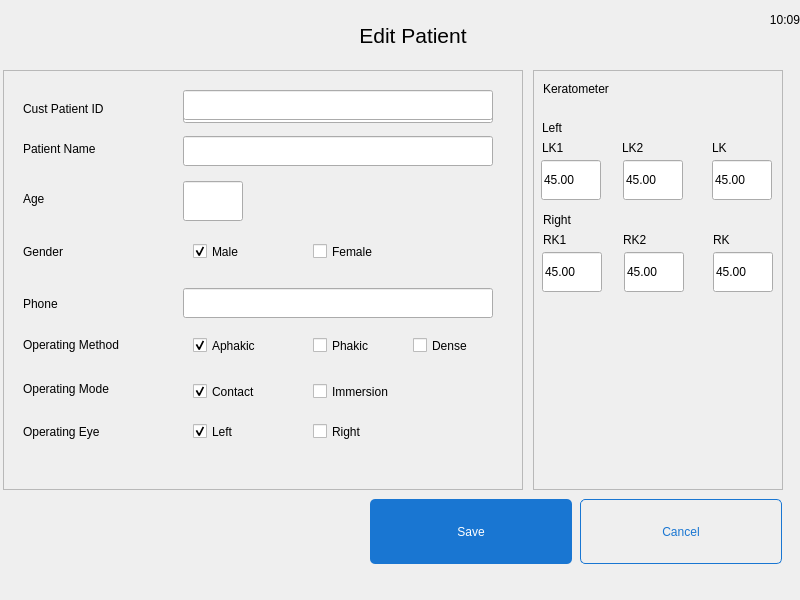
<?xml version="1.0" encoding="UTF-8"?>
<ui version="4.0">
 <class>EditPatientDialog</class>
 <widget class="QDialog" name="EditPatientDialog">
  <property name="geometry">
   <rect>
    <x>0</x>
    <y>0</y>
    <width>800</width>
    <height>600</height>
   </rect>
  </property>
  <property name="windowTitle">
   <string>Dialog</string>
  </property>
  <property name="styleSheet">
   <string notr="true">background-image: url(:/images/5.png);</string>
  </property>
  <widget class="QPushButton" name="btn_cancel">
   <property name="geometry">
    <rect>
     <x>580</x>
     <y>499</y>
     <width>202</width>
     <height>65</height>
    </rect>
   </property>
   <property name="styleSheet">
    <string notr="true">background-image:url(empty.png);
color: #1976D2;
border: 1px solid #1976D2;border-radius:5px;</string>
   </property>
   <property name="text">
    <string>Cancel</string>
   </property>
   <property name="flat">
    <bool>true</bool>
   </property>
  </widget>
  <widget class="QFrame" name="frame">
   <property name="geometry">
    <rect>
     <x>3</x>
     <y>70</y>
     <width>520</width>
     <height>420</height>
    </rect>
   </property>
   <property name="styleSheet">
    <string notr="true">
background-image: url(:/images/card-big.png);</string>
   </property>
   <property name="frameShape">
    <enum>QFrame::StyledPanel</enum>
   </property>
   <property name="frameShadow">
    <enum>QFrame::Raised</enum>
   </property>
   <widget class="QLineEdit" name="lineEdit_patName">
    <property name="geometry">
     <rect>
      <x>180</x>
      <y>66</y>
      <width>310</width>
      <height>30</height>
     </rect>
    </property>
    <property name="styleSheet">
     <string notr="true">background-image:url(empty.png);
border-image:url(empty.png);
</string>
    </property>
   </widget>
   <widget class="QLabel" name="label">
    <property name="geometry">
     <rect>
      <x>20</x>
      <y>70</y>
      <width>100</width>
      <height>17</height>
     </rect>
    </property>
    <property name="styleSheet">
     <string notr="true">background-image:url(empty.png);</string>
    </property>
    <property name="text">
     <string>Patient Name</string>
    </property>
   </widget>
   <widget class="QLabel" name="label_3">
    <property name="geometry">
     <rect>
      <x>20</x>
      <y>173</y>
      <width>120</width>
      <height>17</height>
     </rect>
    </property>
    <property name="styleSheet">
     <string notr="true">background-image:url(empty.png);</string>
    </property>
    <property name="text">
     <string>Gender</string>
    </property>
   </widget>
   <widget class="QLabel" name="label_4">
    <property name="geometry">
     <rect>
      <x>20</x>
      <y>225</y>
      <width>130</width>
      <height>17</height>
     </rect>
    </property>
    <property name="styleSheet">
     <string notr="true">background-image:url(empty.png);</string>
    </property>
    <property name="text">
     <string>Phone</string>
    </property>
   </widget>
   <widget class="QLabel" name="label_5">
    <property name="geometry">
     <rect>
      <x>20</x>
      <y>353</y>
      <width>130</width>
      <height>17</height>
     </rect>
    </property>
    <property name="styleSheet">
     <string notr="true">background-image:url(empty.png);</string>
    </property>
    <property name="text">
     <string>Operating Eye</string>
    </property>
   </widget>
   <widget class="QLabel" name="label_6">
    <property name="geometry">
     <rect>
      <x>20</x>
      <y>266</y>
      <width>150</width>
      <height>17</height>
     </rect>
    </property>
    <property name="styleSheet">
     <string notr="true">background-image:url(empty.png);</string>
    </property>
    <property name="text">
     <string>Operating Method</string>
    </property>
   </widget>
   <widget class="QLineEdit" name="lineEdit_phone">
    <property name="geometry">
     <rect>
      <x>180</x>
      <y>218</y>
      <width>310</width>
      <height>30</height>
     </rect>
    </property>
    <property name="styleSheet">
     <string notr="true">background-image:url(empty.png);
border-image:url(empty.png);
</string>
    </property>
   </widget>
   <widget class="QLabel" name="label_8">
    <property name="geometry">
     <rect>
      <x>20</x>
      <y>310</y>
      <width>150</width>
      <height>17</height>
     </rect>
    </property>
    <property name="styleSheet">
     <string notr="true">background-image:url(empty.png);</string>
    </property>
    <property name="text">
     <string>Operating Mode</string>
    </property>
   </widget>
   <widget class="QLineEdit" name="lineEdit_age">
    <property name="geometry">
     <rect>
      <x>180</x>
      <y>111</y>
      <width>60</width>
      <height>40</height>
     </rect>
    </property>
    <property name="styleSheet">
     <string notr="true">background-image:url(empty.png);
border-image:url(empty.png);
</string>
    </property>
   </widget>
   <widget class="QLabel" name="label_18">
    <property name="geometry">
     <rect>
      <x>20</x>
      <y>120</y>
      <width>130</width>
      <height>17</height>
     </rect>
    </property>
    <property name="styleSheet">
     <string notr="true">background-image:url(empty.png);</string>
    </property>
    <property name="text">
     <string>Age</string>
    </property>
   </widget>
   <widget class="QCheckBox" name="checkBox_male">
    <property name="geometry">
     <rect>
      <x>190</x>
      <y>170</y>
      <width>112</width>
      <height>23</height>
     </rect>
    </property>
    <property name="styleSheet">
     <string notr="true">background-image:url(empty.png);</string>
    </property>
    <property name="text">
     <string>Male</string>
    </property>
    <property name="checked">
     <bool>true</bool>
    </property>
   </widget>
   <widget class="QCheckBox" name="checkBox_female">
    <property name="geometry">
     <rect>
      <x>310</x>
      <y>170</y>
      <width>112</width>
      <height>23</height>
     </rect>
    </property>
    <property name="styleSheet">
     <string notr="true">background-image:url(empty.png);</string>
    </property>
    <property name="text">
     <string>Female</string>
    </property>
   </widget>
   <widget class="QCheckBox" name="checkBox_aphakic">
    <property name="geometry">
     <rect>
      <x>190</x>
      <y>264</y>
      <width>112</width>
      <height>23</height>
     </rect>
    </property>
    <property name="styleSheet">
     <string notr="true">background-image:url(empty.png);</string>
    </property>
    <property name="text">
     <string>Aphakic</string>
    </property>
    <property name="checked">
     <bool>true</bool>
    </property>
   </widget>
   <widget class="QCheckBox" name="checkBox_phakic">
    <property name="geometry">
     <rect>
      <x>310</x>
      <y>264</y>
      <width>112</width>
      <height>23</height>
     </rect>
    </property>
    <property name="styleSheet">
     <string notr="true">background-image:url(empty.png);</string>
    </property>
    <property name="text">
     <string>Phakic</string>
    </property>
   </widget>
   <widget class="QCheckBox" name="checkBox_immersion">
    <property name="geometry">
     <rect>
      <x>310</x>
      <y>310</y>
      <width>112</width>
      <height>23</height>
     </rect>
    </property>
    <property name="styleSheet">
     <string notr="true">background-image:url(empty.png);</string>
    </property>
    <property name="text">
     <string>Immersion</string>
    </property>
   </widget>
   <widget class="QCheckBox" name="checkBox_contact">
    <property name="geometry">
     <rect>
      <x>190</x>
      <y>310</y>
      <width>112</width>
      <height>23</height>
     </rect>
    </property>
    <property name="styleSheet">
     <string notr="true">background-image:url(empty.png);</string>
    </property>
    <property name="text">
     <string>Contact</string>
    </property>
    <property name="checked">
     <bool>true</bool>
    </property>
   </widget>
   <widget class="QCheckBox" name="checkBox_right">
    <property name="geometry">
     <rect>
      <x>310</x>
      <y>350</y>
      <width>112</width>
      <height>23</height>
     </rect>
    </property>
    <property name="styleSheet">
     <string notr="true">background-image:url(empty.png);</string>
    </property>
    <property name="text">
     <string>Right</string>
    </property>
   </widget>
   <widget class="QCheckBox" name="checkBox_left">
    <property name="geometry">
     <rect>
      <x>190</x>
      <y>350</y>
      <width>112</width>
      <height>23</height>
     </rect>
    </property>
    <property name="styleSheet">
     <string notr="true">background-image:url(empty.png);</string>
    </property>
    <property name="text">
     <string>Left</string>
    </property>
    <property name="checked">
     <bool>true</bool>
    </property>
   </widget>
   <widget class="QLabel" name="lblCustPatID">
    <property name="geometry">
     <rect>
      <x>20</x>
      <y>30</y>
      <width>100</width>
      <height>17</height>
     </rect>
    </property>
    <property name="styleSheet">
     <string notr="true">background-image:url(empty.png);</string>
    </property>
    <property name="text">
     <string>Cust Patient ID</string>
    </property>
   </widget>
   <widget class="QCheckBox" name="checkBox_dense">
    <property name="geometry">
     <rect>
      <x>410</x>
      <y>264</y>
      <width>92</width>
      <height>23</height>
     </rect>
    </property>
    <property name="text">
     <string>Dense</string>
    </property>
   </widget>
   <widget class="QLineEdit" name="lineEdit_patID">
    <property name="geometry">
     <rect>
      <x>180</x>
      <y>23</y>
      <width>310</width>
      <height>30</height>
     </rect>
    </property>
   </widget>
   <widget class="QLineEdit" name="lineEdit_CustPatID">
    <property name="geometry">
     <rect>
      <x>180</x>
      <y>20</y>
      <width>310</width>
      <height>30</height>
     </rect>
    </property>
   </widget>
   <zorder>lineEdit_patID</zorder>
   <zorder>lineEdit_patName</zorder>
   <zorder>label</zorder>
   <zorder>label_3</zorder>
   <zorder>label_4</zorder>
   <zorder>label_5</zorder>
   <zorder>label_6</zorder>
   <zorder>lineEdit_phone</zorder>
   <zorder>label_8</zorder>
   <zorder>lineEdit_age</zorder>
   <zorder>label_18</zorder>
   <zorder>checkBox_male</zorder>
   <zorder>checkBox_female</zorder>
   <zorder>checkBox_aphakic</zorder>
   <zorder>checkBox_phakic</zorder>
   <zorder>checkBox_immersion</zorder>
   <zorder>checkBox_contact</zorder>
   <zorder>checkBox_right</zorder>
   <zorder>checkBox_left</zorder>
   <zorder>lblCustPatID</zorder>
   <zorder>checkBox_dense</zorder>
   <zorder>lineEdit_CustPatID</zorder>
  </widget>
  <widget class="QPushButton" name="btn_save">
   <property name="geometry">
    <rect>
     <x>370</x>
     <y>499</y>
     <width>202</width>
     <height>65</height>
    </rect>
   </property>
   <property name="styleSheet">
    <string notr="true">background-image:url(empty.png);
color: rgb(255, 255, 255);
background-color: #1976D2;
border-radius:5px;</string>
   </property>
   <property name="text">
    <string>Save</string>
   </property>
   <property name="flat">
    <bool>true</bool>
   </property>
  </widget>
  <widget class="QLabel" name="label_7">
   <property name="geometry">
    <rect>
     <x>333</x>
     <y>0</y>
     <width>160</width>
     <height>70</height>
    </rect>
   </property>
   <property name="font">
    <font>
     <pointsize>16</pointsize>
    </font>
   </property>
   <property name="styleSheet">
    <string notr="true">background-image:url(empty.png);</string>
   </property>
   <property name="text">
    <string>Edit Patient</string>
   </property>
   <property name="alignment">
    <set>Qt::AlignCenter</set>
   </property>
  </widget>
  <widget class="QFrame" name="frame_2">
   <property name="geometry">
    <rect>
     <x>533</x>
     <y>70</y>
     <width>250</width>
     <height>420</height>
    </rect>
   </property>
   <property name="styleSheet">
    <string notr="true">
background-image: url(:/images/card-big.png);</string>
   </property>
   <property name="frameShape">
    <enum>QFrame::StyledPanel</enum>
   </property>
   <property name="frameShadow">
    <enum>QFrame::Raised</enum>
   </property>
   <widget class="QLabel" name="label_9">
    <property name="geometry">
     <rect>
      <x>10</x>
      <y>10</y>
      <width>130</width>
      <height>17</height>
     </rect>
    </property>
    <property name="styleSheet">
     <string notr="true">background-image:url(empty.png);</string>
    </property>
    <property name="text">
     <string>Keratometer</string>
    </property>
   </widget>
   <widget class="QLabel" name="label_10">
    <property name="geometry">
     <rect>
      <x>10</x>
      <y>160</y>
      <width>40</width>
      <height>20</height>
     </rect>
    </property>
    <property name="styleSheet">
     <string notr="true">background-image:url(empty.png);</string>
    </property>
    <property name="text">
     <string>RK1</string>
    </property>
   </widget>
   <widget class="QLabel" name="label_11">
    <property name="geometry">
     <rect>
      <x>90</x>
      <y>160</y>
      <width>40</width>
      <height>20</height>
     </rect>
    </property>
    <property name="styleSheet">
     <string notr="true">background-image:url(empty.png);</string>
    </property>
    <property name="text">
     <string>RK2</string>
    </property>
   </widget>
   <widget class="QLabel" name="label_12">
    <property name="geometry">
     <rect>
      <x>180</x>
      <y>160</y>
      <width>40</width>
      <height>20</height>
     </rect>
    </property>
    <property name="styleSheet">
     <string notr="true">background-image:url(empty.png);</string>
    </property>
    <property name="text">
     <string>RK</string>
    </property>
   </widget>
   <widget class="QLabel" name="label_13">
    <property name="geometry">
     <rect>
      <x>10</x>
      <y>140</y>
      <width>40</width>
      <height>20</height>
     </rect>
    </property>
    <property name="styleSheet">
     <string notr="true">background-image:url(empty.png);</string>
    </property>
    <property name="text">
     <string>Right</string>
    </property>
   </widget>
   <widget class="QLineEdit" name="lineEdit_rk1">
    <property name="geometry">
     <rect>
      <x>9</x>
      <y>182</y>
      <width>60</width>
      <height>40</height>
     </rect>
    </property>
    <property name="styleSheet">
     <string notr="true">background-image:url(empty.png);
border-image:url(empty.png);
</string>
    </property>
    <property name="text">
     <string>45.00</string>
    </property>
   </widget>
   <widget class="QLineEdit" name="lineEdit_rk2">
    <property name="geometry">
     <rect>
      <x>91</x>
      <y>182</y>
      <width>60</width>
      <height>40</height>
     </rect>
    </property>
    <property name="styleSheet">
     <string notr="true">background-image:url(empty.png);
border-image:url(empty.png);
</string>
    </property>
    <property name="text">
     <string>45.00</string>
    </property>
   </widget>
   <widget class="QLineEdit" name="lineEdit_rk">
    <property name="geometry">
     <rect>
      <x>180</x>
      <y>182</y>
      <width>60</width>
      <height>40</height>
     </rect>
    </property>
    <property name="styleSheet">
     <string notr="true">background-image:url(empty.png);
border-image:url(empty.png);
</string>
    </property>
    <property name="text">
     <string>45.00</string>
    </property>
   </widget>
   <widget class="QLabel" name="label_14">
    <property name="geometry">
     <rect>
      <x>9</x>
      <y>47</y>
      <width>40</width>
      <height>21</height>
     </rect>
    </property>
    <property name="styleSheet">
     <string notr="true">background-image:url(empty.png);</string>
    </property>
    <property name="text">
     <string>Left</string>
    </property>
   </widget>
   <widget class="QLineEdit" name="lineEdit_lk">
    <property name="geometry">
     <rect>
      <x>179</x>
      <y>90</y>
      <width>60</width>
      <height>40</height>
     </rect>
    </property>
    <property name="styleSheet">
     <string notr="true">background-image:url(empty.png);
border-image:url(empty.png);
</string>
    </property>
    <property name="text">
     <string>45.00</string>
    </property>
   </widget>
   <widget class="QLabel" name="label_15">
    <property name="geometry">
     <rect>
      <x>89</x>
      <y>68</y>
      <width>40</width>
      <height>20</height>
     </rect>
    </property>
    <property name="styleSheet">
     <string notr="true">background-image:url(empty.png);</string>
    </property>
    <property name="text">
     <string>LK2</string>
    </property>
   </widget>
   <widget class="QLabel" name="label_16">
    <property name="geometry">
     <rect>
      <x>9</x>
      <y>68</y>
      <width>40</width>
      <height>20</height>
     </rect>
    </property>
    <property name="styleSheet">
     <string notr="true">background-image:url(empty.png);</string>
    </property>
    <property name="text">
     <string>LK1</string>
    </property>
   </widget>
   <widget class="QLabel" name="label_17">
    <property name="geometry">
     <rect>
      <x>179</x>
      <y>68</y>
      <width>40</width>
      <height>20</height>
     </rect>
    </property>
    <property name="styleSheet">
     <string notr="true">background-image:url(empty.png);</string>
    </property>
    <property name="text">
     <string>LK</string>
    </property>
   </widget>
   <widget class="QLineEdit" name="lineEdit_lk1">
    <property name="geometry">
     <rect>
      <x>8</x>
      <y>90</y>
      <width>60</width>
      <height>40</height>
     </rect>
    </property>
    <property name="styleSheet">
     <string notr="true">background-image:url(empty.png);
border-image:url(empty.png);
</string>
    </property>
    <property name="text">
     <string>45.00</string>
    </property>
   </widget>
   <widget class="QLineEdit" name="lineEdit_lk2">
    <property name="geometry">
     <rect>
      <x>90</x>
      <y>90</y>
      <width>60</width>
      <height>40</height>
     </rect>
    </property>
    <property name="styleSheet">
     <string notr="true">background-image:url(empty.png);
border-image:url(empty.png);
</string>
    </property>
    <property name="text">
     <string>45.00</string>
    </property>
   </widget>
  </widget>
  <widget class="QLabel" name="snackbar">
   <property name="geometry">
    <rect>
     <x>-8</x>
     <y>570</y>
     <width>810</width>
     <height>40</height>
    </rect>
   </property>
   <property name="styleSheet">
    <string notr="true">border-image: url(:/images/alert-red.png);
background-image:url(empty.png);color:rgb(255,255,255);</string>
   </property>
   <property name="text">
    <string/>
   </property>
   <property name="indent">
    <number>5</number>
   </property>
  </widget>
  <widget class="QLabel" name="lbl_time">
   <property name="geometry">
    <rect>
     <x>680</x>
     <y>0</y>
     <width>120</width>
     <height>40</height>
    </rect>
   </property>
   <property name="font">
    <font>
     <pointsize>9</pointsize>
    </font>
   </property>
   <property name="styleSheet">
    <string notr="true">background-image:url(empty.png);border-image:url(empty.png);</string>
   </property>
   <property name="text">
    <string>10:09</string>
   </property>
   <property name="alignment">
    <set>Qt::AlignRight|Qt::AlignTrailing|Qt::AlignVCenter</set>
   </property>
  </widget>
 </widget>
 <resources/>
 <connections/>
</ui>
